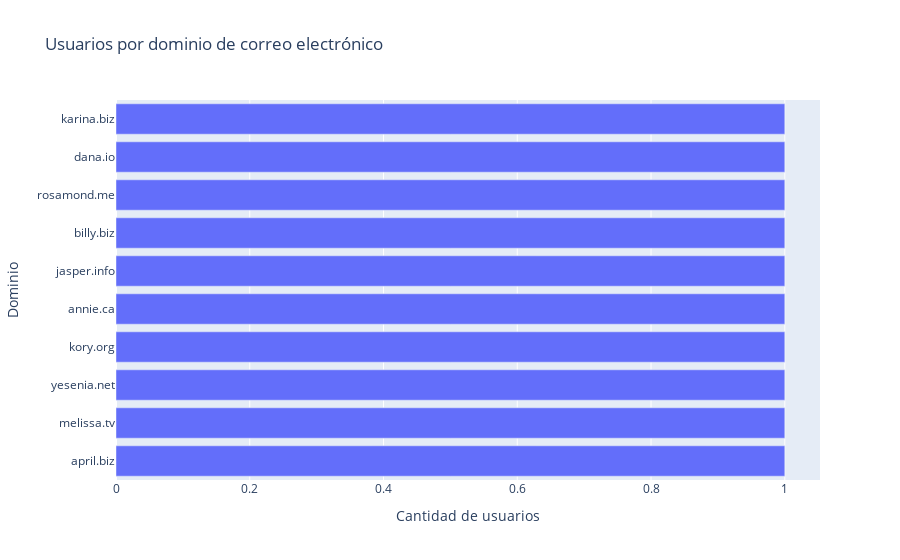

Source (notebook cell):
### Markdown cell above
### 6.2 Barras: usuarios por dominio de correo

### Code cell
dom_counts = df['email_domain'].value_counts().reset_index()
dom_counts.columns = ['email_domain','count']
fig = px.bar(dom_counts, x='count', y='email_domain', orientation='h',
             title='Usuarios por dominio de correo electrónico')
fig.update_layout(xaxis_title='Cantidad de usuarios', yaxis_title='Dominio')
fig.show()

### Figure 1 — Plotly figure (JSON) as saved in the notebook; plotly's stock layout.template omitted (floating-point values rounded to 4 significant figures)
{"data": [{"alignmentgroup": "True", "hovertemplate": "count=%{x}<br>email_domain=%{y}<extra></extra>", "legendgroup": "", "marker": {"color": "#636efa", "pattern": {"shape": ""}}, "name": "", "offsetgroup": "", "orientation": "h", "showlegend": false, "textposition": "auto", "type": "bar", "x": [1, 1, 1, 1, 1, 1, 1, 1, 1, 1], "xaxis": "x", "y": ["april.biz", "melissa.tv", "yesenia.net", "kory.org", "annie.ca", "jasper.info", "billy.biz", "rosamond.me", "dana.io", "karina.biz"], "yaxis": "y"}], "layout": {"barmode": "relative", "legend": {"tracegroupgap": 0}, "title": {"text": "Usuarios por dominio de correo electrónico"}, "xaxis": {"anchor": "y", "domain": [0, 1], "title": {"text": "Cantidad de usuarios"}}, "yaxis": {"anchor": "x", "domain": [0, 1], "title": {"text": "Dominio"}}}}
